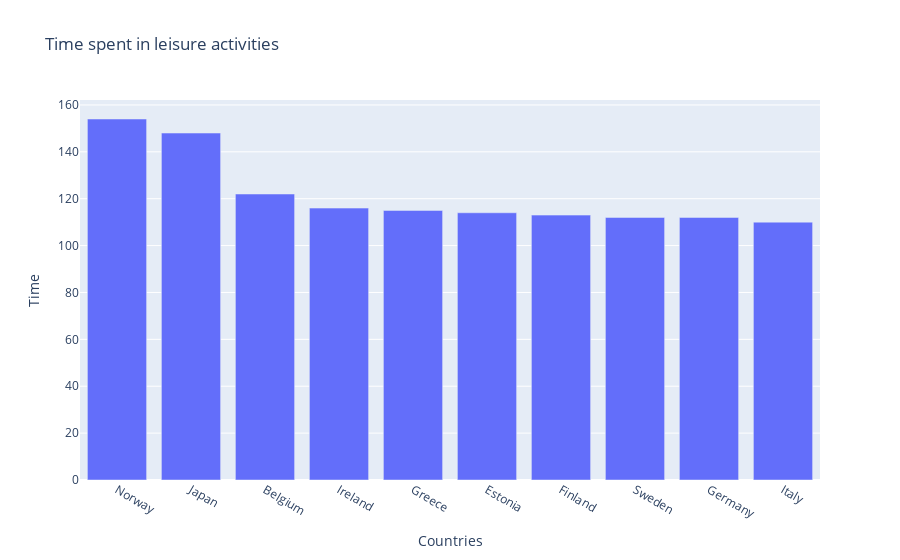

This figure's notebook cell:
### Code cell
trace1 = {
    'x': time_leisure.Country[0:10],
    'y': time_leisure['Time'],
    'type' : 'bar'
}

data = [trace1]
layout = dict(title = 'Time spent in leisure activities',
                xaxis = dict(title='Countries',tickangle=30),
                yaxis = dict(title='Time'))
#layout = {
#    'xaxis': {"title":"Countries",
#              "tickangle":30},,
#    'title': "Time spent in leisure activities"
#}

fig = go.Figure(data = data, layout = layout)
#fig.update_xaxes(tickangle=30)

display(fig)

### Figure 1 — Plotly figure (JSON) as saved in the notebook; plotly's stock layout.template omitted (floating-point values rounded to 4 significant figures)
{"data": [{"type": "bar", "x": ["Norway ", "Japan", "Belgium", "Ireland", "Greece", "Estonia", "Finland", "Sweden", "Germany", "Italy "], "y": [154, 148, 122, 116, 115, 114, 113, 112, 112, 110, 109, 101, 98, 98, 95, 94, 93, 92, 89, 85, 85, 82, 82, 82, 82, 81, 76, 73, 61, 60, 59, 53, 41]}], "layout": {"title": {"text": "Time spent in leisure activities"}, "xaxis": {"tickangle": 30, "title": {"text": "Countries"}}, "yaxis": {"title": {"text": "Time"}}}}
